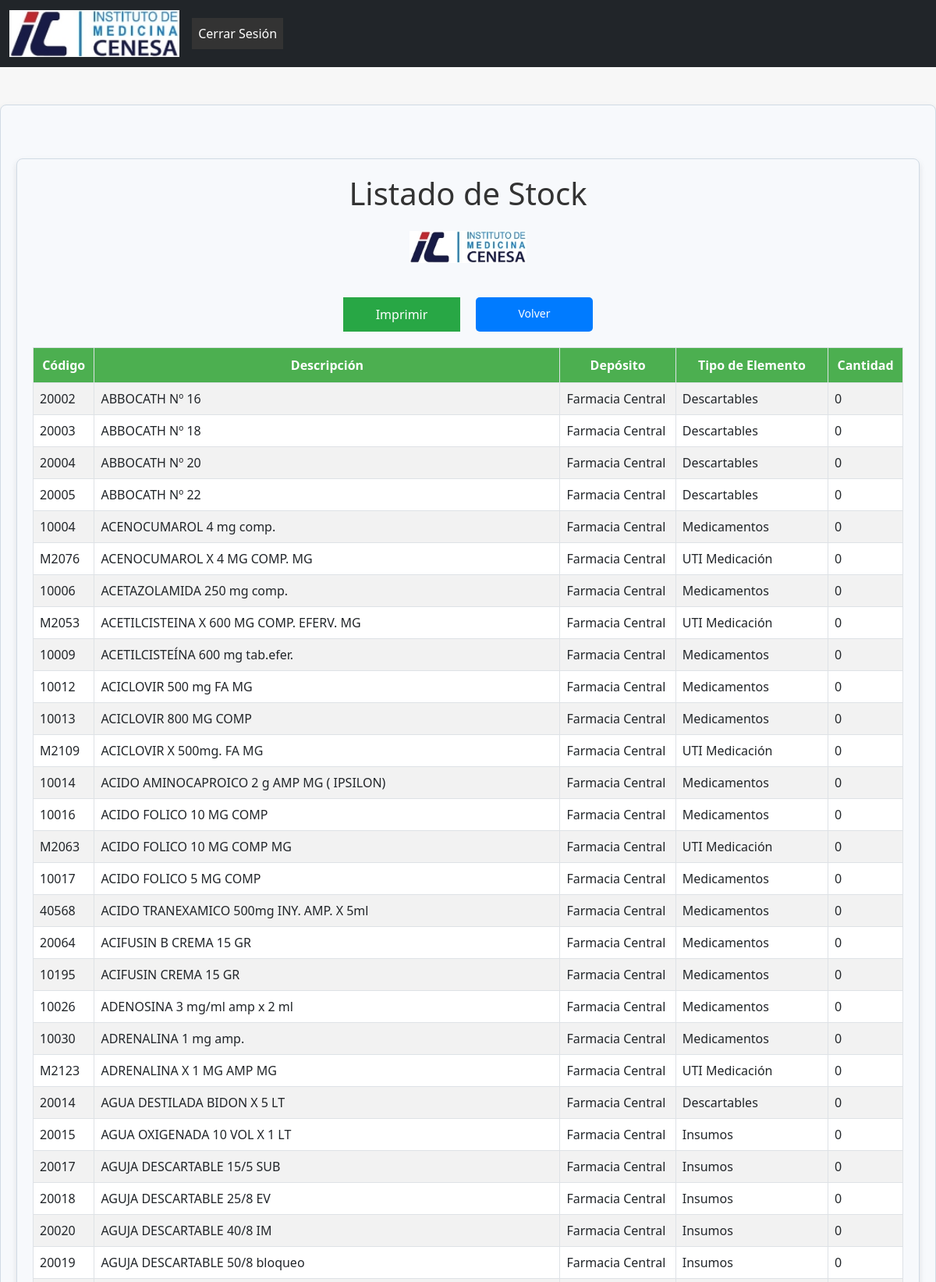
Screenshot of /imprimir-stock/ (upper part) with the database file from the repository.
### formularios/models.py (models this page shows, shortened)
class Stock(models.Model):
    codigo = models.CharField(max_length=100, unique=True)
    descripcion = models.CharField(max_length=255)
    deposito = models.CharField(max_length=255)
    tipo_elemento = models.CharField(max_length=255)
    cantidad = models.DecimalField(max_digits=10, decimal_places=0)

### formularios/views.py (the view, shortened to what this page needs)
# urls.py: path('imprimir-stock/', views.imprimir_stock, name='imprimir_stock'),
def imprimir_stock(request):
    filtro_codigo = request.GET.get('codigo', '')
    filtro_descripcion = request.GET.get('descripcion', '')
    filtro_deposito = request.GET.get('deposito', '')
    filtro_tipo = request.GET.get('tipo', '')
    stock_items = Stock.objects.all()
    if filtro_codigo:
        stock_items = stock_items.filter(codigo__icontains=filtro_codigo)
    if filtro_descripcion:
        stock_items = stock_items.filter(descripcion__icontains=filtro_descripcion)
    if filtro_deposito:
        stock_items = stock_items.filter(deposito__icontains=filtro_deposito)
    if filtro_tipo:
        stock_items = stock_items.filter(tipo_elemento__icontains=filtro_tipo)
    return render(request, 'farmacia/imprimir_stock.html', {
        'stock_items': stock_items,  # Pasar los elementos filtrados para imprimir
        'filtro_codigo': filtro_codigo,
        'filtro_descripcion': filtro_descripcion,
        'filtro_deposito': filtro_deposito,
        'filtro_tipo': filtro_tipo
    })

### formularios/templates/farmacia/imprimir_stock.html (shortened to what this page needs)
{% extends 'base.html' %}
{% block content %}
<div class="container mt-5">
    <h1 class="mb-4 text-center">Listado de Stock</h1>
{% load static %}
    <div class="text-center mb-4">
        <img src="{% static 'images/logoNV.jpg' %}" alt="Logo" class="img-fluid" style="max-width: 150px;">
    </div>
    <div class="btn-container">
        <button class="btn-print" onclick="window.print()">Imprimir</button>
        <a href="{% url 'listar_stock' %}" class="btn btn-secondary">Volver</a>
    </div>
    <div class="table-responsive">
        <table class="table table-bordered table-striped table-hover">
            <thead class="thead-dark">
                <tr>
                    <th scope="col">Código</th>
                    <th scope="col">Descripción</th>
                    <th scope="col">Depósito</th>
                    <th scope="col">Tipo de Elemento</th>
                    <th scope="col">Cantidad</th>
                </tr>
            </thead>
            <tbody>
                {% for item in stock_items %}
                <tr>
                    <td>{{ item.codigo }}</td>
                    <td>{{ item.descripcion }}</td>
                    <td>{{ item.deposito }}</td>
                    <td>{{ item.tipo_elemento }}</td>
                    <td>{{ item.cantidad }}</td>
                </tr>
                {% endfor %}
            </tbody>
        </table>
    </div>
</div>
{% endblock %}

### formularios/static/css/styles.css (style rules this page uses)
body { font-family: 'Poppins', sans-serif; background-color: #f8f9fa; color: #333; margin: 0; padding: 0; }
.container { background-color: #f7f9fc; border: 1px solid #d1dbe5; border-radius: 8px; box-shadow: 0 4px 8px rgba(0, 0, 0, 0.1); padding: 20px; margin: 20px auto; max-width: 1200px; }
.btn { background-color: #3498db; color: #fff; padding: 10px 20px; border-radius: 5px; border: none; cursor: pointer; font-size: 14px; text-align: center; text-decoration: none; display: inline-block; transition: background-color 0.3s ease; }
html, body { height: 100%; }

### formularios/templates/farmacia/imprimir_stock.html (style rules this page uses)
body { font-family: 'Segoe UI', Tahoma, Geneva, Verdana, sans-serif; background-color: #f7f7f7; }
.table { width: 100%; border-collapse: collapse; margin-top: 20px; }
.table th { background-color: #4CAF50; color: white; padding: 10px; text-align: center; font-weight: bold; }
.table td { padding: 8px; text-align: left; }
.table tr:nth-child(even) { background-color: #f2f2f2; }
.btn-print, .btn-secondary { background-color: #28a745; color: white; padding: 10px 20px; border: none; cursor: pointer; margin-top: 20px; width: 150px; text-align: center; }
.btn-secondary { background-color: #007bff; }
.btn-container { display: flex; justify-content: center; gap: 20px; margin-top: 20px; }

### rows the page displays
Stock: codigo "20002", descripcion "ABBOCATH Nº 16", deposito "Farmacia Central", tipo_elemento "Descartables", cantidad "0"
Stock: codigo "20003", descripcion "ABBOCATH Nº 18", deposito "Farmacia Central", tipo_elemento "Descartables", cantidad "0"
Stock: codigo "20004", descripcion "ABBOCATH Nº 20", deposito "Farmacia Central", tipo_elemento "Descartables", cantidad "0"
Stock: codigo "20005", descripcion "ABBOCATH Nº 22", deposito "Farmacia Central", tipo_elemento "Descartables", cantidad "0"
Stock: codigo "10004", descripcion "ACENOCUMAROL 4 mg comp.", deposito "Farmacia Central", tipo_elemento "Medicamentos", cantidad "0"
Stock: codigo "M2076", descripcion "ACENOCUMAROL X 4 MG COMP. MG", deposito "Farmacia Central", tipo_elemento "UTI Medicación", cantidad "0"
Stock: codigo "10006", descripcion "ACETAZOLAMIDA 250 mg comp.", deposito "Farmacia Central", tipo_elemento "Medicamentos", cantidad "0"
Stock: codigo "M2053", descripcion "ACETILCISTEINA X 600 MG COMP. EFERV. MG", deposito "Farmacia Central", tipo_elemento "UTI Medicación", cantidad "0"
Stock: codigo "10009", descripcion "ACETILCISTEÍNA 600 mg tab.efer.", deposito "Farmacia Central", tipo_elemento "Medicamentos", cantidad "0"
Stock: codigo "10012", descripcion "ACICLOVIR 500 mg FA MG", deposito "Farmacia Central", tipo_elemento "Medicamentos", cantidad "0"
Stock: codigo "10013", descripcion "ACICLOVIR 800 MG COMP", deposito "Farmacia Central", tipo_elemento "Medicamentos", cantidad "0"
Stock: codigo "M2109", descripcion "ACICLOVIR X 500mg. FA MG", deposito "Farmacia Central", tipo_elemento "UTI Medicación", cantidad "0"
Stock: codigo "10014", descripcion "ACIDO AMINOCAPROICO 2 g AMP MG ( IPSILON)", deposito "Farmacia Central", tipo_elemento "Medicamentos", cantidad "0"
Stock: codigo "10016", descripcion "ACIDO FOLICO 10 MG COMP", deposito "Farmacia Central", tipo_elemento "Medicamentos", cantidad "0"
Stock: codigo "M2063", descripcion "ACIDO FOLICO 10 MG COMP MG", deposito "Farmacia Central", tipo_elemento "UTI Medicación", cantidad "0"
Stock: codigo "10017", descripcion "ACIDO FOLICO 5 MG COMP", deposito "Farmacia Central", tipo_elemento "Medicamentos", cantidad "0"
Stock: codigo "40568", descripcion "ACIDO TRANEXAMICO 500mg INY. AMP. X 5ml", deposito "Farmacia Central", tipo_elemento "Medicamentos", cantidad "0"
Stock: codigo "20064", descripcion "ACIFUSIN B CREMA 15 GR", deposito "Farmacia Central", tipo_elemento "Medicamentos", cantidad "0"
Stock: codigo "10195", descripcion "ACIFUSIN CREMA 15 GR", deposito "Farmacia Central", tipo_elemento "Medicamentos", cantidad "0"
Stock: codigo "10026", descripcion "ADENOSINA 3 mg/ml amp x 2 ml", deposito "Farmacia Central", tipo_elemento "Medicamentos", cantidad "0"
Stock: codigo "10030", descripcion "ADRENALINA 1 mg amp.", deposito "Farmacia Central", tipo_elemento "Medicamentos", cantidad "0"
Stock: codigo "M2123", descripcion "ADRENALINA X 1 MG AMP MG", deposito "Farmacia Central", tipo_elemento "UTI Medicación", cantidad "0"
Stock: codigo "20014", descripcion "AGUA DESTILADA BIDON X 5 LT", deposito "Farmacia Central", tipo_elemento "Descartables", cantidad "0"
Stock: codigo "20015", descripcion "AGUA OXIGENADA 10 VOL X 1 LT", deposito "Farmacia Central", tipo_elemento "Insumos", cantidad "0"
Stock: codigo "20017", descripcion "AGUJA DESCARTABLE 15/5 SUB", deposito "Farmacia Central", tipo_elemento "Insumos", cantidad "0"
Stock: codigo "20018", descripcion "AGUJA DESCARTABLE 25/8 EV", deposito "Farmacia Central", tipo_elemento "Insumos", cantidad "0"
Stock: codigo "20020", descripcion "AGUJA DESCARTABLE 40/8 IM", deposito "Farmacia Central", tipo_elemento "Insumos", cantidad "0"
Stock: codigo "20019", descripcion "AGUJA DESCARTABLE 50/8 bloqueo", deposito "Farmacia Central", tipo_elemento "Insumos", cantidad "0"
